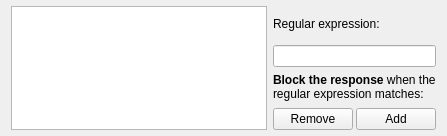
        <widget class="QWidget" name="tab_14">
         <attribute name="title">
          <string>RegExp Block</string>
         </attribute>
         <layout class="QHBoxLayout" name="horizontalLayout_8">
          <property name="topMargin">
           <number>6</number>
          </property>
          <property name="bottomMargin">
           <number>6</number>
          </property>
          <item>
           <widget class="QListWidget" name="receiverRegexpBlockList">
            <property name="sizePolicy">
             <sizepolicy hsizetype="Fixed" vsizetype="Fixed">
              <horstretch>0</horstretch>
              <verstretch>0</verstretch>
             </sizepolicy>
            </property>
            <property name="maximumSize">
             <size>
              <width>16777215</width>
              <height>124</height>
             </size>
            </property>
           </widget>
          </item>
          <item>
           <layout class="QVBoxLayout" name="verticalLayout_12">
            <property name="spacing">
             <number>3</number>
            </property>
            <item>
             <widget class="QLabel" name="label_16">
              <property name="text">
               <string>Regular expression:</string>
              </property>
              <property name="wordWrap">
               <bool>false</bool>
              </property>
             </widget>
            </item>
            <item>
             <widget class="QLineEdit" name="receiverRegexpBlockEdit"/>
            </item>
            <item>
             <widget class="QLabel" name="label_17">
              <property name="text">
               <string>&lt;strong&gt;Block the response&lt;/strong&gt; when the regular expression matches:</string>
              </property>
              <property name="wordWrap">
               <bool>true</bool>
              </property>
             </widget>
            </item>
            <item>
             <layout class="QHBoxLayout" name="horizontalLayout_16">
              <item>
               <widget class="QPushButton" name="receiverRegexpBlockRemove">
                <property name="text">
                 <string>Remove</string>
                </property>
               </widget>
              </item>
              <item>
               <widget class="QPushButton" name="receiverRegexpBlockAdd">
                <property name="text">
                 <string>Add</string>
                </property>
               </widget>
              </item>
             </layout>
            </item>
           </layout>
          </item>
         </layout>
        </widget>
